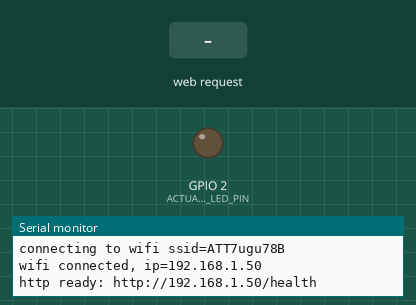
Recording of a program running on a simulated ESP32. Parts: output pins drawn as LEDs (lit = HIGH), the last lines printed to the serial monitor. Inputs (shaded band) come from the test bench. WiFi joins after 1.5 s; servers stay silent unless stated.

Above: at 2.7 s.
2.8 s: HTTP request GET /punish received
At 2.87 s:
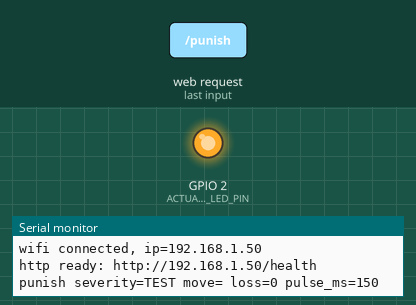
4.4 s: HTTP request GET /punish?severity=1 received
At 5.7 s:
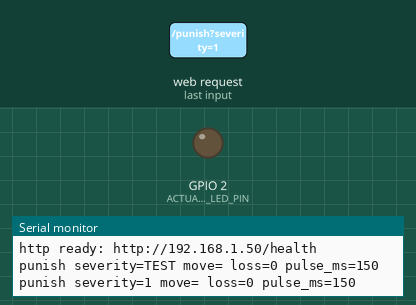
Timing chart, 0 to 7.4 s (numbered marks = the images above; inputs shaded):
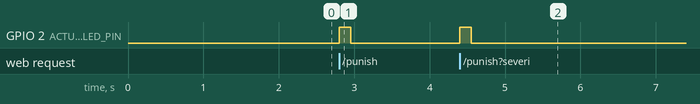

Measured:
- after the input at 2.8 s, GPIO 2 (ACTUATOR_LED_PIN): LOW → HIGH at once, → LOW 0.15 s later
- after the input at 4.4 s, GPIO 2 (ACTUATOR_LED_PIN): LOW → HIGH at once, → LOW 0.15 s later

The program:

main.cpp
```cpp
#include <Arduino.h>
#include <ArduinoJson.h>
#include <WebServer.h>
#include <WiFi.h>

#ifndef ACTUATOR_LED_PIN
#define ACTUATOR_LED_PIN 2
#endif

#ifndef ACTUATOR_ACTIVE_HIGH
#define ACTUATOR_ACTIVE_HIGH 1
#endif

WebServer server(80);

void set_indicator(bool on) {
#if ACTUATOR_ACTIVE_HIGH
  digitalWrite(ACTUATOR_LED_PIN, on ? HIGH : LOW);
#else
  digitalWrite(ACTUATOR_LED_PIN, on ? LOW : HIGH);
#endif
}

void blink_indicator(unsigned int pulse_ms) {
  set_indicator(true);
  delay(pulse_ms);
  set_indicator(false);
}

void send_json(int status_code, JsonDocument &doc) {
  char payload[320];
  serializeJson(doc, payload, sizeof(payload));
  server.send(status_code, "application/json", payload);
}

int read_pulse_ms() {
  if (!server.hasArg("pulse_ms")) {
    return 150;
  }
  int pulse_ms = server.arg("pulse_ms").toInt();
  if (pulse_ms < 20 || pulse_ms > 2000) {
    return 150;
  }
  return pulse_ms;
}

void handle_health() {
  StaticJsonDocument<192> doc;
  doc["ok"] = true;
  doc["device_id"] = DEVICE_ID;
  doc["ip"] = WiFi.localIP().toString();
  doc["rssi"] = WiFi.RSSI();
  send_json(200, doc);
}

void handle_root() {
  StaticJsonDocument<224> doc;
  doc["ok"] = true;
  doc["device_id"] = DEVICE_ID;
  doc["health"] = "/health";
  doc["punish"] = "/punish";
  doc["ping"] = "/ping";
  send_json(200, doc);
}

void handle_ping() {
  StaticJsonDocument<128> doc;
  doc["ok"] = true;
  doc["pong"] = true;
  doc["device_id"] = DEVICE_ID;
  send_json(200, doc);
}

void handle_punish() {
  String severity = server.hasArg("severity") ? server.arg("severity") : "TEST";
  String move = server.hasArg("move") ? server.arg("move") : "";
  String loss = server.hasArg("loss") ? server.arg("loss") : "0";
  int pulse_ms = read_pulse_ms();

  Serial.printf(
      "punish severity=%s move=%s loss=%s pulse_ms=%d\n",
      severity.c_str(),
      move.c_str(),
      loss.c_str(),
      pulse_ms);
  blink_indicator(pulse_ms);

  StaticJsonDocument<224> doc;
  doc["ok"] = true;
  doc["device_id"] = DEVICE_ID;
  doc["severity"] = severity;
  doc["move"] = move;
  doc["loss"] = loss;
  doc["pulse_ms"] = pulse_ms;
  send_json(200, doc);
}

void handle_not_found() {
  StaticJsonDocument<160> doc;
  doc["ok"] = false;
  doc["error"] = "not_found";
  doc["path"] = server.uri();
  send_json(404, doc);
}

void setup() {
  Serial.begin(115200);
  pinMode(ACTUATOR_LED_PIN, OUTPUT);
  set_indicator(false);

  WiFi.mode(WIFI_STA);
  WiFi.begin(WIFI_SSID, WIFI_PASS);
  Serial.printf("connecting to wifi ssid=%s\n", WIFI_SSID);
  while (WiFi.status() != WL_CONNECTED) {
    delay(300);
  }
  Serial.printf("wifi connected, ip=%s\n", WiFi.localIP().toString().c_str());
  server.on("/", HTTP_GET, handle_root);
  server.on("/health", HTTP_GET, handle_health);
  server.on("/ping", HTTP_GET, handle_ping);
  server.on("/punish", HTTP_GET, handle_punish);
  server.onNotFound(handle_not_found);
  server.begin();
  Serial.printf("http ready: http://%s/health\n", WiFi.localIP().toString().c_str());
}

void loop() {
  server.handleClient();
}
```
